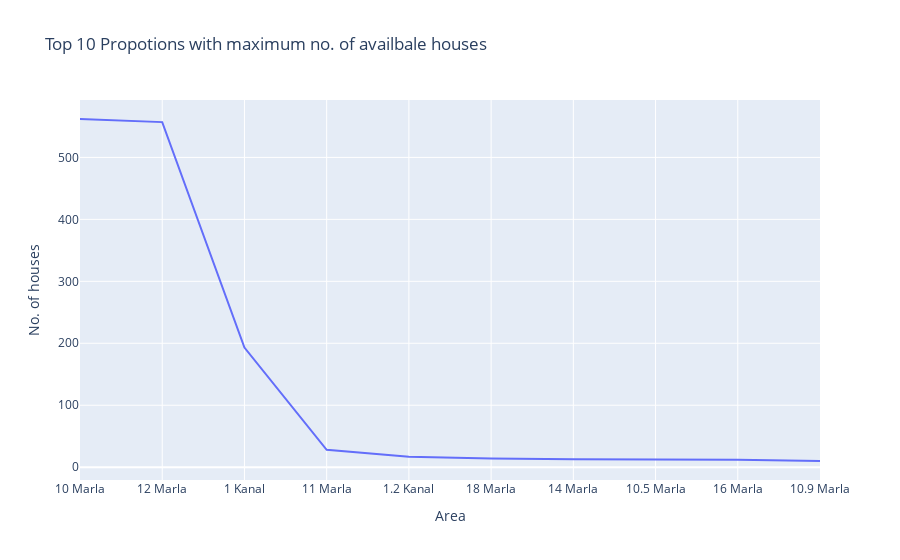

The notebook cell this image was saved under:
### Code cell
fig = px.line(area, x=area.index, y=area.values, labels={'index':'Area', 'y':'No. of houses'},
             title="Top 10 Propotions with maximum no. of availbale houses")
fig.show()

### Figure 1 — Plotly figure (JSON) as saved in the notebook; plotly's stock layout.template omitted (floating-point values rounded to 4 significant figures)
{"data": [{"hovertemplate": "Area=%{x}<br>No. of houses=%{y}<extra></extra>", "legendgroup": "", "line": {"color": "#636efa", "dash": "solid"}, "marker": {"symbol": "circle"}, "mode": "lines", "name": "", "orientation": "v", "showlegend": false, "type": "scatter", "x": ["10 Marla", "12 Marla", "1 Kanal", "11 Marla", "1.2 Kanal", "18 Marla", "14 Marla", "10.5 Marla", "16 Marla", "10.9 Marla"], "xaxis": "x", "y": [562, 557, 193, 28, 17, 14, 13, 13, 12, 10], "yaxis": "y"}], "layout": {"legend": {"tracegroupgap": 0}, "title": {"text": "Top 10 Propotions with maximum no. of availbale houses"}, "xaxis": {"anchor": "y", "domain": [0, 1], "title": {"text": "Area"}}, "yaxis": {"anchor": "x", "domain": [0, 1], "title": {"text": "No. of houses"}}}}
